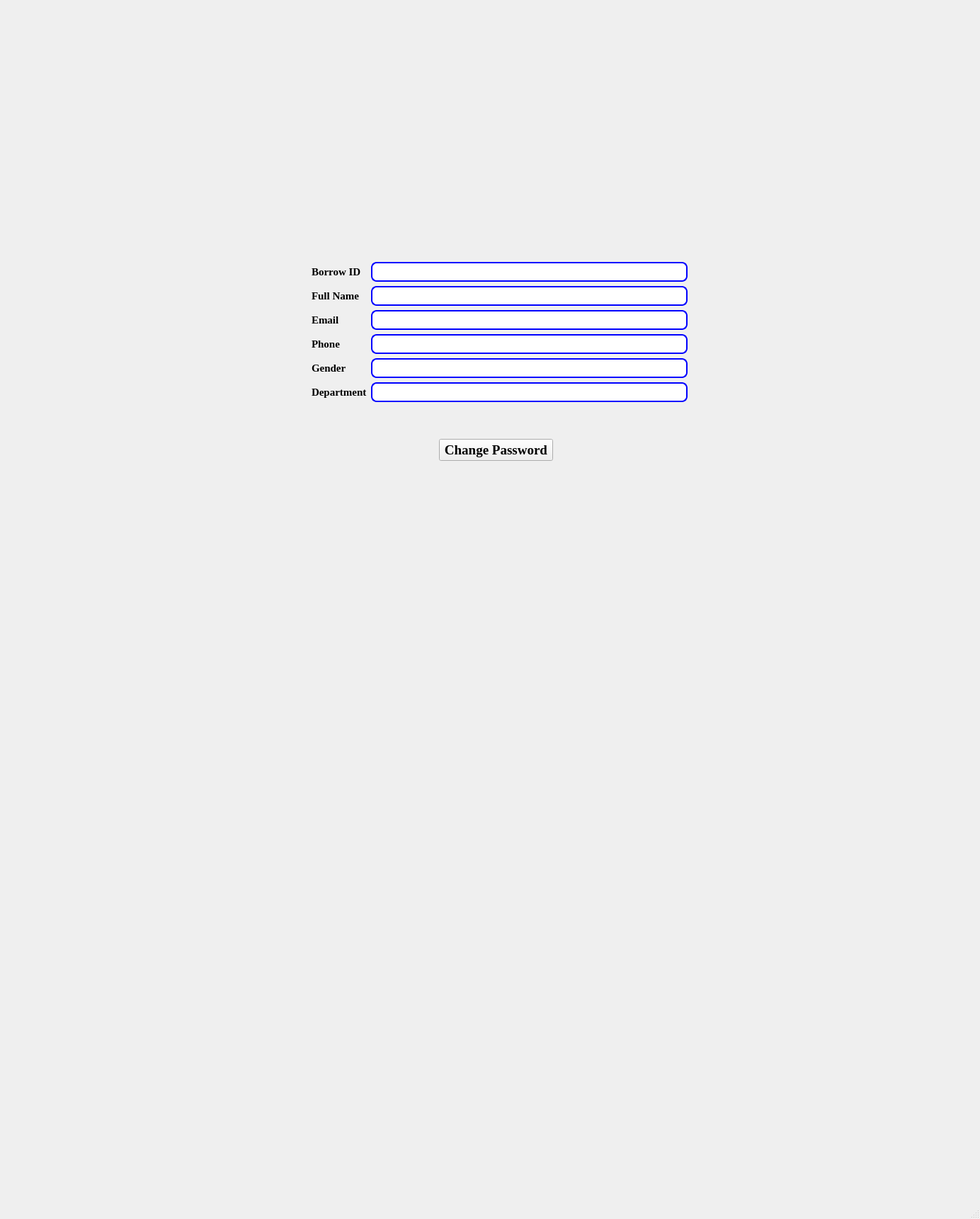
<?xml version="1.0" encoding="UTF-8"?>
<ui version="4.0">
 <class>staff_profile</class>
 <widget class="QMainWindow" name="staff_profile">
  <property name="geometry">
   <rect>
    <x>0</x>
    <y>0</y>
    <width>1384</width>
    <height>1722</height>
   </rect>
  </property>
  <property name="windowTitle">
   <string>Staff Profile Details</string>
  </property>
  <property name="windowIcon">
   <iconset resource="bookholics.qrc">
    <normaloff>:/image/1.png</normaloff>:/image/1.png</iconset>
  </property>
  <widget class="QWidget" name="centralwidget">
   <widget class="QLabel" name="label_9">
    <property name="geometry">
     <rect>
      <x>430</x>
      <y>50</y>
      <width>531</width>
      <height>281</height>
     </rect>
    </property>
    <property name="styleSheet">
     <string notr="true">border-image: url(:/image/logo.jpg);</string>
    </property>
    <property name="text">
     <string/>
    </property>
   </widget>
   <widget class="QWidget" name="formLayoutWidget">
    <property name="geometry">
     <rect>
      <x>440</x>
      <y>370</y>
      <width>531</width>
      <height>221</height>
     </rect>
    </property>
    <layout class="QFormLayout" name="formLayout">
     <item row="0" column="0">
      <widget class="QLabel" name="label">
       <property name="font">
        <font>
         <family>Times New Roman</family>
         <pointsize>11</pointsize>
         <weight>75</weight>
         <bold>true</bold>
        </font>
       </property>
       <property name="text">
        <string>Borrow ID</string>
       </property>
      </widget>
     </item>
     <item row="0" column="1">
      <widget class="QLineEdit" name="lineEdit_borrow">
       <property name="font">
        <font>
         <family>Times New Roman</family>
         <pointsize>11</pointsize>
         <weight>50</weight>
         <bold>false</bold>
        </font>
       </property>
       <property name="styleSheet">
        <string notr="true">padding:2px;
border-style:solid;
border:2px solid blue;
border-radius:8px;</string>
       </property>
       <property name="placeholderText">
        <string/>
       </property>
      </widget>
     </item>
     <item row="1" column="0">
      <widget class="QLabel" name="label_2">
       <property name="font">
        <font>
         <family>Times New Roman</family>
         <pointsize>11</pointsize>
         <weight>75</weight>
         <bold>true</bold>
        </font>
       </property>
       <property name="text">
        <string>Full Name</string>
       </property>
      </widget>
     </item>
     <item row="1" column="1">
      <widget class="QLineEdit" name="lineEdit_fullname">
       <property name="font">
        <font>
         <family>Times New Roman</family>
         <pointsize>11</pointsize>
         <weight>50</weight>
         <bold>false</bold>
        </font>
       </property>
       <property name="styleSheet">
        <string notr="true">padding:2px;
border-style:solid;
border:2px solid blue;
border-radius:8px;</string>
       </property>
       <property name="placeholderText">
        <string/>
       </property>
      </widget>
     </item>
     <item row="2" column="0">
      <widget class="QLabel" name="label_3">
       <property name="font">
        <font>
         <family>Times New Roman</family>
         <pointsize>11</pointsize>
         <weight>75</weight>
         <bold>true</bold>
        </font>
       </property>
       <property name="text">
        <string>Email</string>
       </property>
      </widget>
     </item>
     <item row="2" column="1">
      <widget class="QLineEdit" name="lineEdit_email">
       <property name="font">
        <font>
         <family>Times New Roman</family>
         <pointsize>11</pointsize>
         <weight>50</weight>
         <bold>false</bold>
        </font>
       </property>
       <property name="styleSheet">
        <string notr="true">padding:2px;
border-style:solid;
border:2px solid blue;
border-radius:8px;</string>
       </property>
       <property name="placeholderText">
        <string/>
       </property>
      </widget>
     </item>
     <item row="4" column="0">
      <widget class="QLabel" name="label_5">
       <property name="font">
        <font>
         <family>Times New Roman</family>
         <pointsize>11</pointsize>
         <weight>75</weight>
         <bold>true</bold>
        </font>
       </property>
       <property name="text">
        <string>Phone </string>
       </property>
      </widget>
     </item>
     <item row="4" column="1">
      <widget class="QLineEdit" name="lineEdit_phone">
       <property name="font">
        <font>
         <family>Times New Roman</family>
         <pointsize>11</pointsize>
         <weight>50</weight>
         <bold>false</bold>
        </font>
       </property>
       <property name="styleSheet">
        <string notr="true">padding:2px;
border-style:solid;
border:2px solid blue;
border-radius:8px;</string>
       </property>
       <property name="placeholderText">
        <string/>
       </property>
      </widget>
     </item>
     <item row="5" column="0">
      <widget class="QLabel" name="label_6">
       <property name="font">
        <font>
         <family>Times New Roman</family>
         <pointsize>11</pointsize>
         <weight>75</weight>
         <bold>true</bold>
        </font>
       </property>
       <property name="text">
        <string>Gender</string>
       </property>
      </widget>
     </item>
     <item row="5" column="1">
      <widget class="QLineEdit" name="lineEdit_gender">
       <property name="font">
        <font>
         <family>Times New Roman</family>
         <pointsize>11</pointsize>
         <weight>50</weight>
         <bold>false</bold>
        </font>
       </property>
       <property name="styleSheet">
        <string notr="true">padding:2px;
border-style:solid;
border:2px solid blue;
border-radius:8px;</string>
       </property>
       <property name="placeholderText">
        <string/>
       </property>
      </widget>
     </item>
     <item row="6" column="0">
      <widget class="QLabel" name="label_8">
       <property name="font">
        <font>
         <family>Times New Roman</family>
         <pointsize>11</pointsize>
         <weight>75</weight>
         <bold>true</bold>
        </font>
       </property>
       <property name="text">
        <string>Department</string>
       </property>
      </widget>
     </item>
     <item row="6" column="1">
      <widget class="QLineEdit" name="lineEdit_dept">
       <property name="font">
        <font>
         <family>Times New Roman</family>
         <pointsize>11</pointsize>
         <weight>50</weight>
         <bold>false</bold>
        </font>
       </property>
       <property name="styleSheet">
        <string notr="true">padding:2px;
border-style:solid;
border:2px solid blue;
border-radius:8px;</string>
       </property>
       <property name="placeholderText">
        <string/>
       </property>
      </widget>
     </item>
    </layout>
   </widget>
   <widget class="QPushButton" name="change_pssword">
    <property name="geometry">
     <rect>
      <x>620</x>
      <y>620</y>
      <width>161</width>
      <height>31</height>
     </rect>
    </property>
    <property name="font">
     <font>
      <family>Times New Roman</family>
      <pointsize>14</pointsize>
      <weight>75</weight>
      <bold>true</bold>
     </font>
    </property>
    <property name="text">
     <string>Change Password</string>
    </property>
   </widget>
  </widget>
  <widget class="QStatusBar" name="statusbar"/>
 </widget>
 <resources>
  <include location="bookholics.qrc"/>
 </resources>
 <connections/>
</ui>
